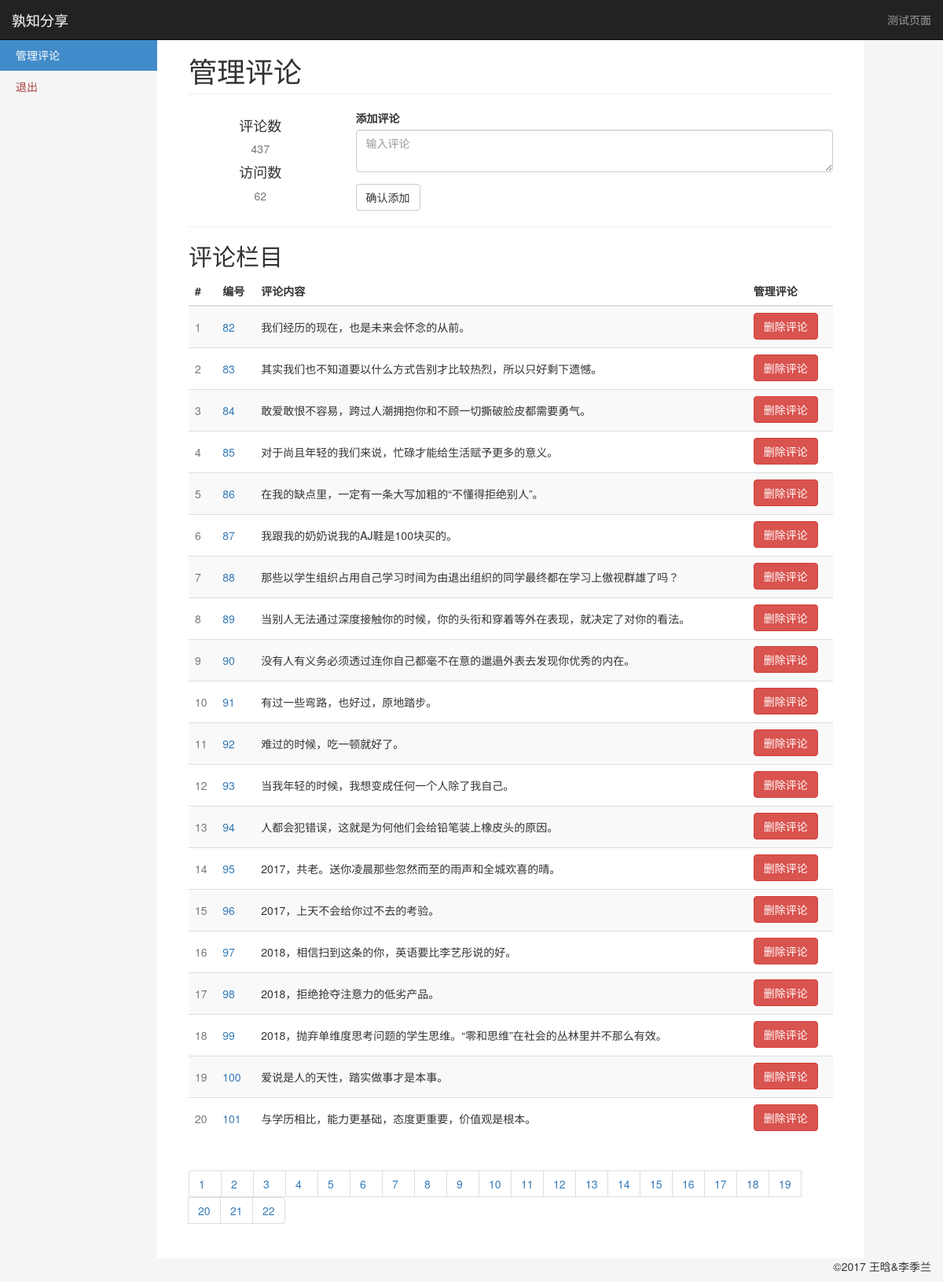
The page /manage5 on the database its author committed.
### app/models.py (models this page shows, shortened)
class Comment(db.Model):
    __tablename__ = 'comment'
    id = db.Column(db.Integer, primary_key=True)
    text = db.Column(db.String(256), nullable=False)

### app/views.py (the view)
@app.route('/manage', methods=["GET", "POST"])
@app.route('/manage<int:page>', methods=["GET", "POST"])
def manage(page=1):
    comments = comment_helper.get_all_comments()
    length = len(comments)
    p_list, start, end = comment_helper.get_page(length, pagesize=20, page=page)
    visit_count = visit_helper.get_all_count()
    count = {'visit': visit_count, 'com_len': length, 'page_list': p_list}
    return render_template('manage.html', comments=comments[start:end], count=count)

### app/dbhelper/comment_helper.py (called while the page is built)
def get_all_comments():
    comments = Comment.query.all()
    return comments

def get_page(length, page, pagesize=5):
    p_len = int(math.ceil(length / pagesize))
    p_list = range(1, p_len+1)
    start = 0
    end = pagesize
    if page and page > 1:
        start = (page-1) * pagesize
        end = page * pagesize
        if start > length:
            start = length - pagesize
            end = length
        elif end > length:
            end = length
    if page == 0:
        start = length - pagesize
        end = length
    return p_list, start, end

### app/dbhelper/visit_helper.py (called while the page is built)
def get_all_count():
    try:
        count = db.session.query(func.sum(Visit.visit_count)).scalar()
    except Exception:
        count = 0
    return count

### app/templates/manage.html (shortened to what this page needs)
{% extends "layout.html" %}
{% block body %}
    <nav class="navbar navbar-inverse navbar-fixed-top" role="navigation">
        <div class="container-fluid">
            <div class="navbar-header">
                <a class="navbar-brand" href="#">孰知分享</a>
            </div>
            <div class="navbar-collapse collapse">
                <ul class="nav navbar-nav navbar-right">
                    <li><a href="/comment">测试页面</a></li>
                </ul>
            </div>
        </div>
    </nav>
    <div class="container-fluid">
        <div class="row row-offcanvas row-offcanvas-left">
            <div class="col-sm-3 col-md-2 sidebar-offcanvas" id="sidebar" role="navigation">
                <ul class="nav nav-sidebar">
                    <li class="active"><a href="/manage">管理评论</a></li>
                    <li><a href="/logout" target="_ext" class="text-danger">退出</a></li>
                </ul>
            </div>
            <div class="col-sm-9 col-md-9 main">
                <h1 class="page-header">
                    管理评论
                </h1>
                <div class="row">
                    <div class="placeholders col-md-3">
                        <div class="placeholder text-center">
                            <h4>评论数</h4>
                            <span class="text-muted">{{ count.com_len }}</span>
                        </div>
                        <div class="placeholder text-center">
                            <h4>访问数</h4>
                            <span class="text-muted">{{ count.visit }}</span>
                        </div>
                    </div>
                    <div class="placeholders col-md-9">
                        <div class="form-group">
                            <label for="addComment">添加评论</label>
                            <textarea type="text" class="form-control" id="addComment" placeholder="输入评论"></textarea>
                        </div>
                        <button class="btn btn-default" onclick="addComment()">确认添加</button>
                    </div>
                </div>
                <hr>
                <h2 class="sub-header">评论栏目</h2>
                <div class="table-responsive">
                    <table class="table table-striped">
                        <thead>
                        <tr>
                            <th>#</th>
                            <th>编号</th>
                            <th>评论内容</th>
                            <th>管理评论</th>
                        </tr>
                        </thead>
                        <tbody id="comTable">
                        {% for comment in comments %}
                            <tr>
                                <td class="text-muted">{{ loop.index }}</td>
                                <td class="text-primary">{{ comment.id }}</td>
                                <td>{{ comment.text }}</td>
                                <td><span><button class="btn btn-danger"
                                                  onclick="deleteComment({{ comment.id }})">删除评论</button> </span></td>
                            </tr>
                        {% endfor %}
                        </tbody>
                    </table>
                </div>
                <nav aria-label="Page navigation">
                    <ul class="pagination">
                        {% for page in count.page_list %}
                            <li><a href="manage{{ page }}">{{ page }}</a></li>
                        {% endfor %}
                    </ul>
                </nav>
            </div>
        </div>
    </div>
{% endblock %}

### app/static/css/styles.css (style rules this page uses)
body { padding-top: 50px; background-color: #f5f5f5; }
.nav-sidebar { background-color: #f5f5f5; margin-right: -15px; margin-bottom: 20px; margin-left: -15px; }
.nav-sidebar > li > a { padding-right: 20px; padding-left: 20px; }
.nav-sidebar > .active > a { color: #fff; background-color: #428bca; }
.main { padding: 20px; background-color: #fff; }
@media (min-width: 768px) { .main { padding-right: 40px; padding-left: 40px; } }
.main .page-header { margin-top: 0; }
#comTable button { margin-top: 2x; margin-bottom: 2px; }
#comTable td { vertical-align: middle; }

### app/templates/layout.html (style rules this page uses)
.pagination li a { width: 42px; }

### rows shown on the page
Comment: id "82", text "我们经历的现在，也是未来会怀念的从前。"
Comment: id "83", text "其实我们也不知道要以什么方式告别才比较热烈，所以只好剩下遗憾。"
Comment: id "84", text "敢爱敢恨不容易，跨过人潮拥抱你和不顾一切撕破脸皮都需要勇气。"
Comment: id "85", text "对于尚且年轻的我们来说，忙碌才能给生活赋予更多的意义。"
Comment: id "86", text "在我的缺点里，一定有一条大写加粗的“不懂得拒绝别人”。"
Comment: id "87", text "我跟我的奶奶说我的AJ鞋是100块买的。"
Comment: id "88", text "那些以学生组织占用自己学习时间为由退出组织的同学最终都在学习上傲视群雄了吗？"
Comment: id "89", text "当别人无法通过深度接触你的时候，你的头衔和穿着等外在表现，就决定了对你的看法。"
Comment: id "90", text "没有人有义务必须透过连你自己都毫不在意的邋遢外表去发现你优秀的内在。"
Comment: id "91", text "有过一些弯路，也好过，原地踏步。"
Comment: id "92", text "难过的时候，吃一顿就好了。"
Comment: id "93", text "当我年轻的时候，我想变成任何一个人除了我自己。"
Comment: id "94", text "人都会犯错误，这就是为何他们会给铅笔装上橡皮头的原因。"
Comment: id "95", text "2017，共老。送你凌晨那些忽然而至的雨声和全城欢喜的晴。"
Comment: id "96", text "2017，上天不会给你过不去的考验。"
Comment: id "97", text "2018，相信扫到这条的你，英语要比李艺彤说的好。"
Comment: id "98", text "2018，拒绝抢夺注意力的低劣产品。"
Comment: id "99", text "2018，抛弃单维度思考问题的学生思维。“零和思维”在社会的丛林里并不那么有效。"
Comment: id "100", text "爱说是人的天性，踏实做事才是本事。"
Comment: id "101", text "与学历相比，能力更基础，态度更重要，价值观是根本。"

### other values the page prints
{{ count.com_len }} "437"
{{ count.visit }} "62"
{{ page }} "1" "2" "3" "4" "5" "6" "7" "8" "9" "10" "11" "12" "13" "14" "15" "16" "17" "18" "19" "20" "21" "22"
